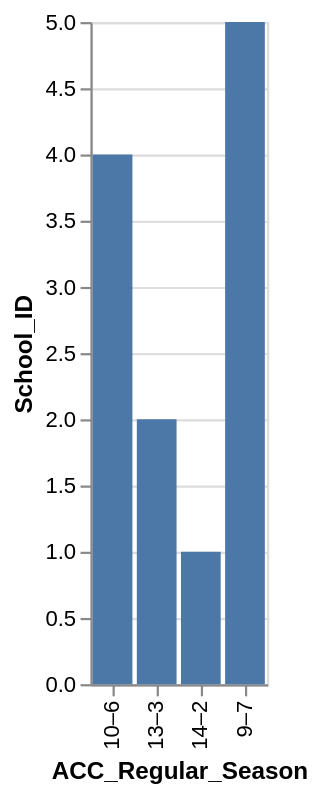

Write the Vega-Lite specification saved for this chart.
### Vega-Lite specification from a JSON file in a GitHub repository (floating-point values rounded to 4 significant figures)
{"data": {"values": [{"x_data": "10–6", "y_data": 4}, {"x_data": "13–3", "y_data": 2}, {"x_data": "14–2", "y_data": 1}, {"x_data": "9–7", "y_data": 5}]}, "mark": "bar", "encoding": {"x": {"field": "x_data", "type": "nominal", "title": "ACC_Regular_Season", "sort": "ascending"}, "y": {"field": "y_data", "type": "quantitative", "title": "School_ID"}}}
